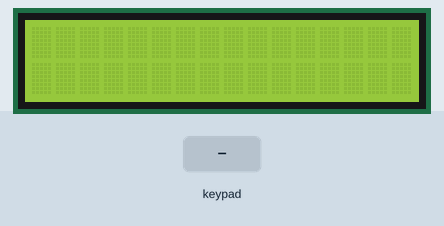
Simulated run of this sketch. Board: Arduino Uno, built with avr-gcc and run on an emulated ATmega328P. Shown: 16×2 character LCD. The test bench sets the inputs (shaded band).

Above: at 1.2 s.
1.3 s: key 'I' pressed
At 2.1 s:
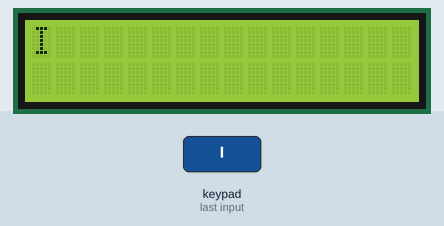
2.8 s: key 'N' pressed
At 3.4 s:
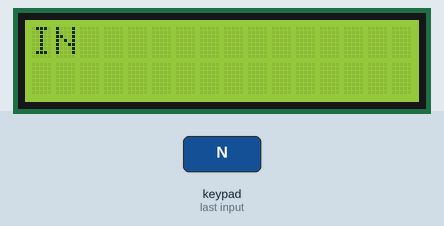
4.3 s: key 'D' pressed
At 4.6 s:
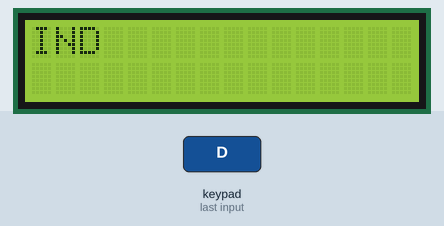
5.8 s: key 'R' pressed
At 6.6 s:
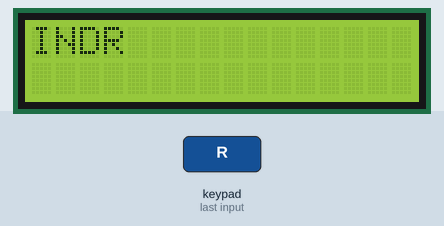
7.3 s: key 'A' pressed
At 7.8 s:
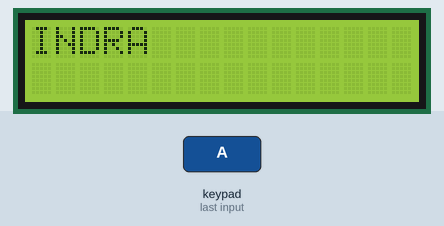
8.8 s: key 'K' pressed
At 9.2 s:
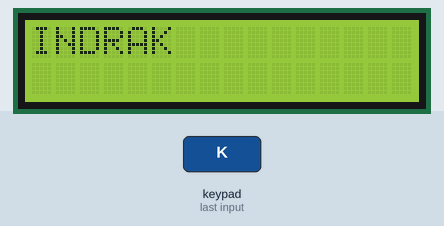
Timing chart, 0 to 11.3 s (numbered marks = the images above; inputs shaded):
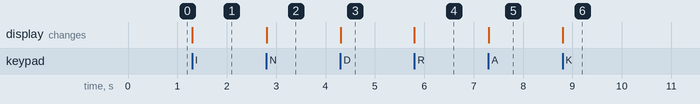

Measured:
- after the input at 1.3 s, the display: changes at once (image 1)
- after the input at 2.8 s, the display: changes at once (image 2)
- after the input at 4.3 s, the display: changes at once (image 3)
- after the input at 5.8 s, the display: changes at once (image 4)
- after the input at 7.3 s, the display: changes at once (image 5)
- after the input at 8.8 s, the display: changes at once (image 6)

The sketch:

P5_-_KEYPAD.ino
```cpp
#include <LiquidCrystal.h>
#include <Keypad.h>

LiquidCrystal lcd(13,12,11,10,9,8);

const byte rows = 4;
const byte cols = 3;
int coloumn = 0;
int row;
char keys [rows][cols] =
{
  {'I','N','D'},
  {'R','A','K'},
  {'4',' ','x'},
  {'4','#','C'}
 };

  byte rowPins [rows] = {4, 3, 2, 1};
  byte colPins [cols]= {7, 6, 5};
  Keypad keypad = Keypad(makeKeymap(keys), rowPins, colPins, rows, cols);

void setup() {
  // put your setup code here, to run once:
lcd.begin(16, 2);
Serial.begin(9600);
}

void loop() {
char key = keypad.getKey();
if(key == 'I' || key == 'N' || key == 'D' ||
   key == 'R' || key == 'A' || key == 'K' ||
   key == '4' || key == ' ' || key == 'x' ||
   key == '4' || key == '#' || key == 'C'){
lcd.setCursor(coloumn, row);
lcd.print(key);
coloumn = coloumn + 1;

  if(coloumn> 15){
    lcd.clear();
    coloumn = 0;
    }
}
}
```
